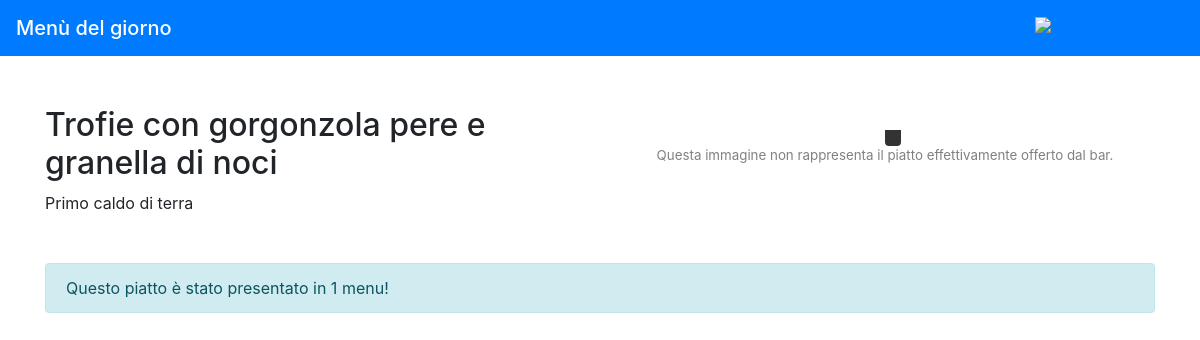
Page /web/course/2/ on the committed database.
### app/models.py (models this page shows)
class Course(PolymorphicModel):
    name = models.CharField(max_length=30, unique=True)
    notes = models.TextField(max_length=2048, null=True)
    def __str__(self):
        return self.name.capitalize()

class FirstCourse(Course):
    contentType = models.CharField(max_length=1, choices=FIRST_CONTENT_TYPES)
    cookingType = models.CharField(max_length=1, choices=FIRST_COOKING_TYPES)
    def description(self):
        dish_notes = "Primo %s di %s\n" % (self.get_cookingType_display().lower(),
                                           self.get_contentType_display().lower())
        return dish_notes

### web/views.py (the view)
# urls.py: path(r'course/<int:pk>/', views.course_view, name='course_view'),
def course_view(request, pk):
    course = get_object_or_404(Course, pk=pk)
    repeat_count = ContentMenu.objects.filter(course=course).count()
    return render(request, 'course_view.html', {'course': course, 'count': repeat_count})

### web/templates/course_view.html (shortened to what this page needs)
{% extends 'base.html' %}
{% load humanize %}
{% load l10n %}
{% block content %}
    <div class="row">
        <div class="col-sm-12 col-md-6">
            <h2>{{ course }}</h2>
            <div>{{ course.description }}</div>
        </div>
        <div class="col-sm-12 col-md-6 text-center">
            <div id="image-container" class="mt-3">
                <a id="image-caption" class="p-2 rounded-bottom"></a>
            </div>
            <div id="info-image">
                Questa immagine non rappresenta il piatto effettivamente offerto dal bar.
            </div>
        </div>
    </div>
    <div class="alert alert-info mt-5" role="alert">
        Questo piatto è stato presentato in {{ count }} menu!
    </div>
{% endblock %}

### web/static/course_view.css (style rules this page uses)
#image-container { position: relative; display: inline-block; }
#image-caption { position: absolute; bottom: 0px; left: 0px; right: 0px; color: white; background-color: rgba(0, 0, 0, 0.8); }
#info-image { font-size: 10pt; color: gray; }

### rows in the picture
Course: name "Trofie con gorgonzola pere e granella di noci"
FirstCourse: description "Primo caldo di terra"

### other values in the picture
{{ count }} "1"
